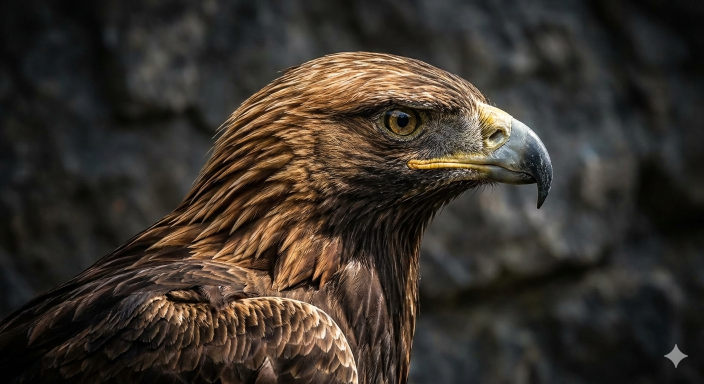
#> input picture e.jpg, 1408 x 768 px, found by its file name (shown at 1/2 size)
$ python 19-16.py
#> lines starting #> are read from the running program, lines starting #| are printed output that depends on the picture
import cv2
import matplotlib.pyplot as plt
#直方圖均衡化
src=cv2.imread("e.jpg",cv2.IMREAD_GRAYSCALE)
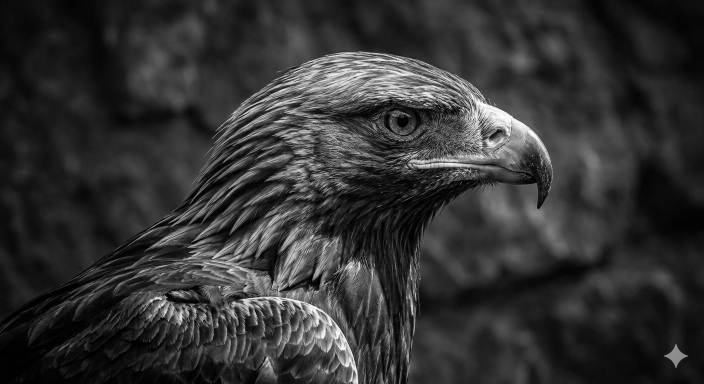
#> src: shape (768, 1408) (shown at 1/2 size); min 0, max 255, mean 50.7
plt.subplot(221)#建立子圖1
plt.imshow(src,'gray')
plt.subplot(222)#建立子圖2
plt.hist(src.ravel(),256)
plt.subplot(223)#建立子圖3
dst=cv2.equalizeHist(src)#直方圖均衡化
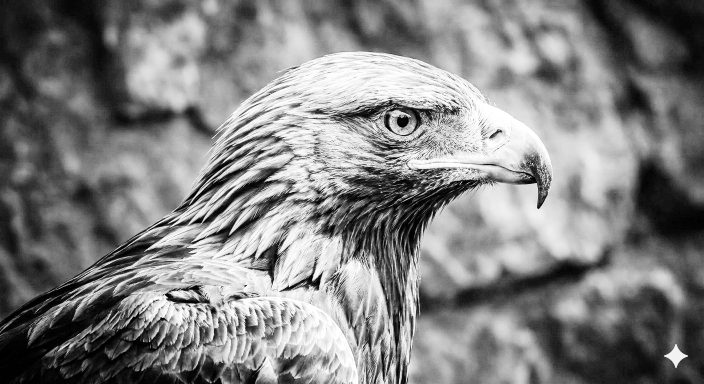
#> dst: shape (768, 1408) (shown at 1/2 size); min 0, max 255, mean 128.5
plt.imshow(dst,'gray')#顯示均值化影像
plt.subplot(224)#建立子圖4
plt.hist(dst.ravel(),256)
plt.show()
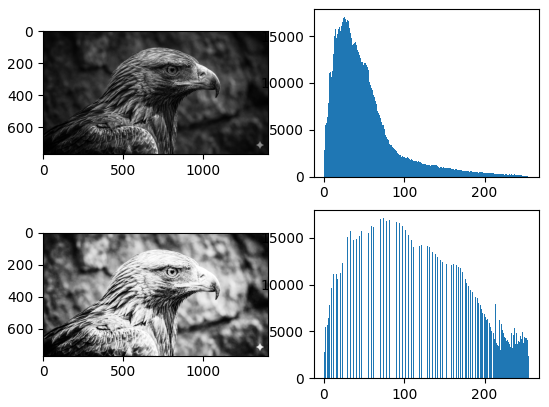
#> figure drawn by matplotlib, 4 panels; panel 2: tallest bar 17085 high, from x = 24.9 to 25.9; panel 4: tallest bar 17085 high, from x = 73.71 to 74.71
